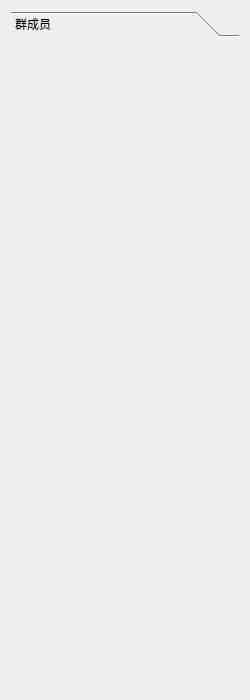
<?xml version="1.0" encoding="UTF-8"?>
<ui version="4.0">
 <class>DialogList</class>
 <widget class="QWidget" name="DialogList">
  <property name="geometry">
   <rect>
    <x>0</x>
    <y>0</y>
    <width>250</width>
    <height>700</height>
   </rect>
  </property>
  <property name="windowTitle">
   <string>Form</string>
  </property>
  <layout class="QVBoxLayout" name="verticalLayout">
   <item>
    <widget class="QToolBox" name="toolBox">
     <property name="currentIndex">
      <number>0</number>
     </property>
     <widget class="QWidget" name="page">
      <property name="geometry">
       <rect>
        <x>0</x>
        <y>0</y>
        <width>228</width>
        <height>648</height>
       </rect>
      </property>
      <attribute name="label">
       <string>群成员</string>
      </attribute>
      <layout class="QVBoxLayout" name="vLayout"/>
     </widget>
    </widget>
   </item>
  </layout>
 </widget>
 <resources/>
 <connections/>
</ui>
